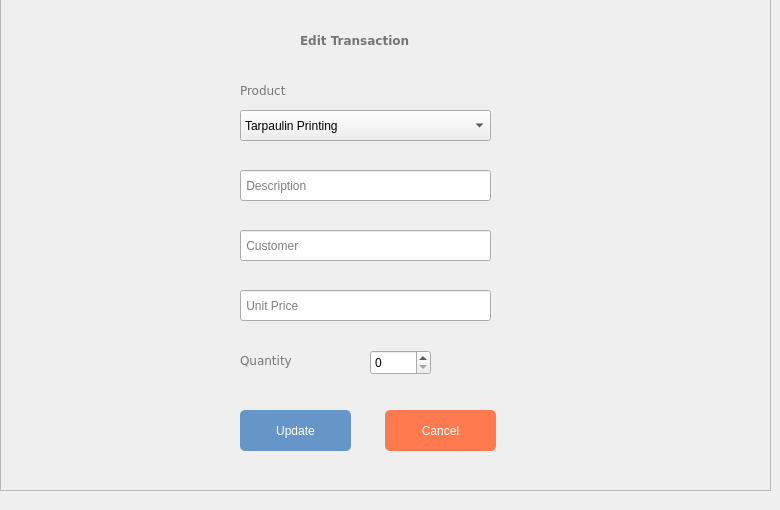
          <widget class="QWidget" name="editTransactionPage">
           <widget class="QFrame" name="editTransactionFrame">
            <property name="geometry">
             <rect>
              <x>0</x>
              <y>-10</y>
              <width>771</width>
              <height>501</height>
             </rect>
            </property>
            <property name="frameShape">
             <enum>QFrame::StyledPanel</enum>
            </property>
            <property name="frameShadow">
             <enum>QFrame::Raised</enum>
            </property>
            <widget class="QComboBox" name="editProductComboBox">
             <property name="geometry">
              <rect>
               <x>240</x>
               <y>120</y>
               <width>251</width>
               <height>31</height>
              </rect>
             </property>
             <property name="currentText">
              <string>Tarpaulin Printing</string>
             </property>
             <item>
              <property name="text">
               <string>Tarpaulin Printing</string>
              </property>
             </item>
             <item>
              <property name="text">
               <string>Sticker</string>
              </property>
             </item>
             <item>
              <property name="text">
               <string>Shirt Printing</string>
              </property>
             </item>
             <item>
              <property name="text">
               <string>Mug Printing</string>
              </property>
             </item>
             <item>
              <property name="text">
               <string>ID Printing</string>
              </property>
             </item>
            </widget>
            <widget class="QLineEdit" name="editTransactionCustInput">
             <property name="geometry">
              <rect>
               <x>240</x>
               <y>240</y>
               <width>251</width>
               <height>31</height>
              </rect>
             </property>
             <property name="placeholderText">
              <string> Customer</string>
             </property>
            </widget>
            <widget class="QSpinBox" name="editTransactionQuantity">
             <property name="geometry">
              <rect>
               <x>370</x>
               <y>360</y>
               <width>61</width>
               <height>25</height>
              </rect>
             </property>
            </widget>
            <widget class="QLabel" name="editTransactionProductLabel">
             <property name="geometry">
              <rect>
               <x>240</x>
               <y>90</y>
               <width>131</width>
               <height>21</height>
              </rect>
             </property>
             <property name="font">
              <font>
               <family>Verdana</family>
              </font>
             </property>
             <property name="styleSheet">
              <string notr="true">color: rgb(117, 117, 117)</string>
             </property>
             <property name="text">
              <string>Product</string>
             </property>
            </widget>
            <widget class="QLineEdit" name="editTransactionDescInput">
             <property name="geometry">
              <rect>
               <x>240</x>
               <y>180</y>
               <width>251</width>
               <height>31</height>
              </rect>
             </property>
             <property name="placeholderText">
              <string> Description</string>
             </property>
            </widget>
            <widget class="QLabel" name="editTransactionQuantityLabel">
             <property name="geometry">
              <rect>
               <x>240</x>
               <y>360</y>
               <width>131</width>
               <height>21</height>
              </rect>
             </property>
             <property name="font">
              <font>
               <family>Verdana</family>
              </font>
             </property>
             <property name="styleSheet">
              <string notr="true">color: rgb(117, 117, 117)</string>
             </property>
             <property name="text">
              <string>Quantity</string>
             </property>
            </widget>
            <widget class="QLineEdit" name="editTransactionPriceInput">
             <property name="geometry">
              <rect>
               <x>240</x>
               <y>300</y>
               <width>251</width>
               <height>31</height>
              </rect>
             </property>
             <property name="placeholderText">
              <string> Unit Price</string>
             </property>
            </widget>
            <widget class="QPushButton" name="editTransactionUpdateButton">
             <property name="geometry">
              <rect>
               <x>240</x>
               <y>420</y>
               <width>111</width>
               <height>41</height>
              </rect>
             </property>
             <property name="styleSheet">
              <string notr="true">QPushButton#editTransactionUpdateButton{
	color: rgb(255, 255, 255);
	background-color: rgb(102, 150, 200);
	border: 0px solid;
	border-radius: 5px;
}

QPushButton:hover#editTransactionUpdateButton{
	background-color: rgb(113, 167, 221)
}</string>
             </property>
             <property name="text">
              <string>Update</string>
             </property>
            </widget>
            <widget class="QPushButton" name="editTransactionCancelButton">
             <property name="geometry">
              <rect>
               <x>385</x>
               <y>420</y>
               <width>111</width>
               <height>41</height>
              </rect>
             </property>
             <property name="styleSheet">
              <string notr="true">QPushButton#editTransactionCancelButton{
	color: rgb(255, 255, 255);
	background-color: rgb(255, 123, 79);
	border: 0px solid;
	border-radius: 5px;
}

QPushButton:hover#editTransactionCancelButton{
	background-color: rgb(255, 119, 65);
}</string>
             </property>
             <property name="text">
              <string>Cancel</string>
             </property>
            </widget>
            <widget class="QLabel" name="editTransactionLabel">
             <property name="geometry">
              <rect>
               <x>300</x>
               <y>40</y>
               <width>151</width>
               <height>21</height>
              </rect>
             </property>
             <property name="font">
              <font>
               <family>Verdana</family>
               <weight>75</weight>
               <bold>true</bold>
              </font>
             </property>
             <property name="styleSheet">
              <string notr="true">color: rgb(117, 117, 117)</string>
             </property>
             <property name="text">
              <string>Edit Transaction</string>
             </property>
            </widget>
           </widget>
          </widget>
